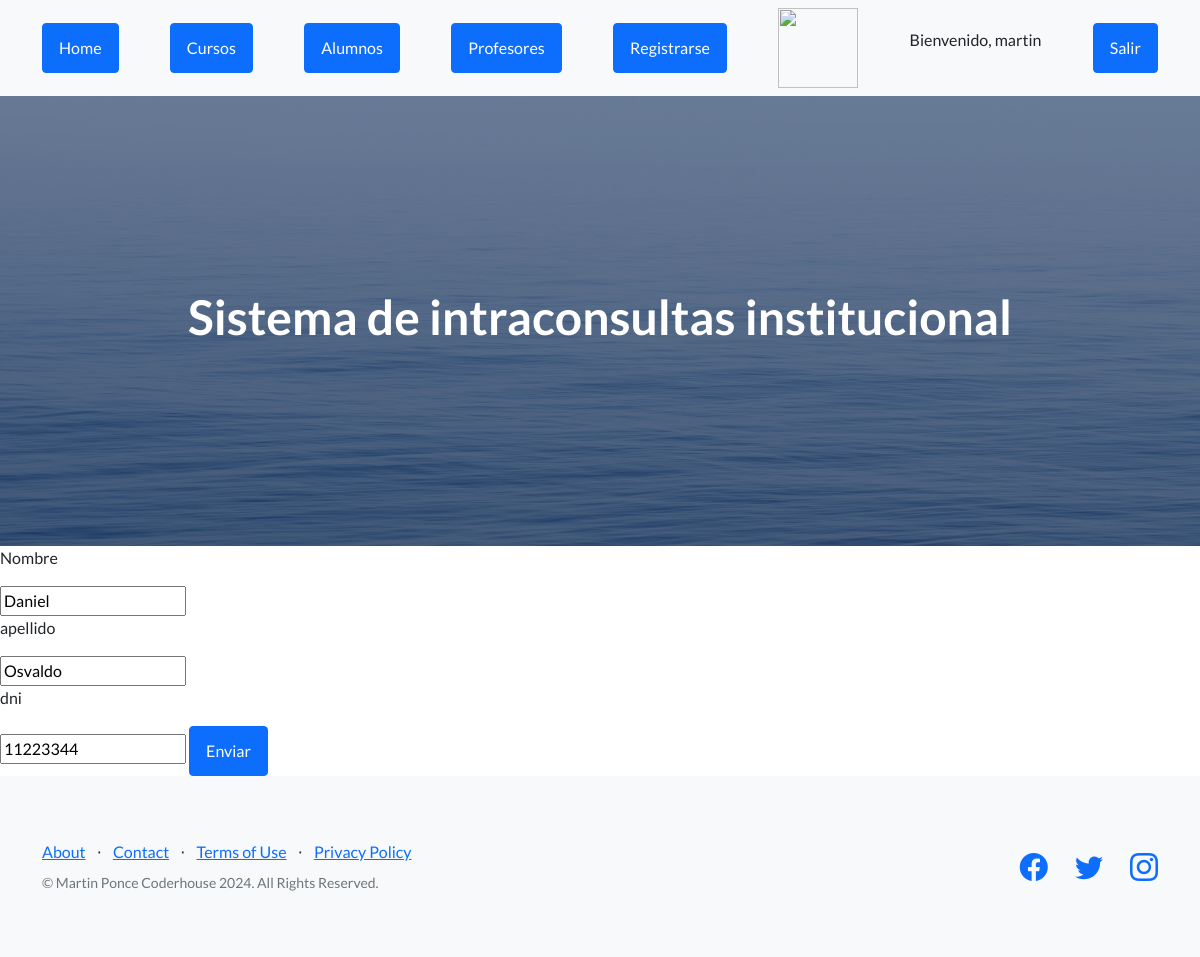
Page /AppCoder/editar_alumno/1 (signed in) on the committed database.
### AppCoder/models.py (models this page shows, shortened)
class Alumno(models.Model):
    nombre = models.CharField(max_length=100)
    apellido = models.CharField(max_length=100)
    dni = models.CharField(max_length=20)

### AppCoder/views.py (the view)
# urls.py: path("editar_alumno/<int:id>", views.editar2 , name="editar_alumno"),
def editar2(request , id):
    alumno = Alumno.objects.get(id=id)
    if request.method == "POST":
        mi_formulario = Alumno_formulario( request.POST )
        if mi_formulario.is_valid():
            datos = mi_formulario.cleaned_data
            alumno.nombre = datos["nombre"]
            alumno.apellido = datos["apellido"]
            alumno.dni = datos["dni"]
            alumno.save()
            alumno = Alumno.objects.all()
            return render(request , "Alumnos.html" , {"alumnos":alumno})
    else:
        mi_formulario = Alumno_formulario(initial={"nombre":alumno.nombre , "apellido":alumno.apellido , "dni":alumno.dni})
    return render( request , "editar_alumno.html" , {"mi_formulario": mi_formulario , "alumno":alumno})

### AppCoder/forms.py
class Alumno_formulario(forms.Form):
    nombre = forms.CharField(max_length=30)
    apellido = forms.CharField(max_length=30)
    dni = forms.IntegerField()

### AppCoder/templates/editar_alumno.html (shortened to what this page needs)
{% extends "padre.html" %}
{% load static %}
{% block contenido %}
    <form action="{% url 'editar_alumno' alumno.id %}" method="POST">
        <p>Nombre</p>
        {{mi_formulario.nombre}}
        <p>apellido</p>
        {{mi_formulario.apellido}}
        <p>dni</p>
        {{mi_formulario.dni}}
        <button class="btn btn-primary">Enviar</button>
    </form>
{% endblock %}

### AppCoder/templates/padre.html (shortened to what this page needs)
<!DOCTYPE html>
<html lang="en">
    <head>
        {% load static %}
        <link href="https://cdn.jsdelivr.net/npm/bootstrap-icons@1.5.0/font/bootstrap-icons.css" rel="stylesheet" type="text/css" />
        <link href="{% static 'AppCoder/css/styles.css' %}" rel="stylesheet" />
    </head>
    <body>
        <nav class="navbar navbar-light bg-light static-top">
            <div class="container">
                <a class="btn btn-primary" href="{% url 'home' %}">Home</a>
                <a class="btn btn-primary" href="{% url 'cursos' %}">Cursos</a>
                <a class="btn btn-primary" href="{% url 'alumnos' %}">Alumnos</a>
                <a class="btn btn-primary" href="{% url 'profesores' %}">Profesores</a>
                <a class="btn btn-primary" href="{% url 'Register' %}">Registrarse</a>
                {% if  request.user.is_authenticated %}
                <img src="{{ url }}" alt="" width="80px" height="80px">
                <p>Bienvenido, {{user.username}}</p>
                <form action="{% url 'Logout' %}" method="post">
                    <button type="submit" class="btn btn-primary">Salir</button>
                </form>
                {% endif %}
            </div>
        </nav>
        <header class="masthead">
            <div class="container position-relative">
                <h1 class="text-center" style="color: white">Sistema de intraconsultas institucional</h1>
            </div>
        </header>
        {% block contenido %}
        {% endblock %}
        <footer class="footer bg-light">
            <div class="container">
                <div class="row">
                    <div class="col-lg-6 h-100 text-center text-lg-start my-auto">
                        <ul class="list-inline mb-2">
                            <li class="list-inline-item"><a href="#!">About</a></li>
                            <li class="list-inline-item">⋅</li>
                            <li class="list-inline-item"><a href="#!">Contact</a></li>
                            <li class="list-inline-item">⋅</li>
                            <li class="list-inline-item"><a href="#!">Terms of Use</a></li>
                            <li class="list-inline-item">⋅</li>
                            <li class="list-inline-item"><a href="#!">Privacy Policy</a></li>
                        </ul>
                        <p class="text-muted small mb-4 mb-lg-0">&copy; Martin Ponce Coderhouse 2024. All Rights Reserved.</p>
                    </div>
                    <div class="col-lg-6 h-100 text-center text-lg-end my-auto">
                        <ul class="list-inline mb-0">
                            <li class="list-inline-item me-4">
                                <a href="#!"><i class="bi-facebook fs-3"></i></a>
                            </li>
                            <li class="list-inline-item me-4">
                                <a href="#!"><i class="bi-twitter fs-3"></i></a>
                            </li>
                            <li class="list-inline-item">
                                <a href="#!"><i class="bi-instagram fs-3"></i></a>
                            </li>
                        </ul>
                    </div>
                </div>
            </div>
        </footer>
    </body>
</html>

### rows in the picture
Alumno: nombre "Daniel", apellido "Osvaldo", dni "11223344"

### other values in the picture
{{ user.username }} "martin"
